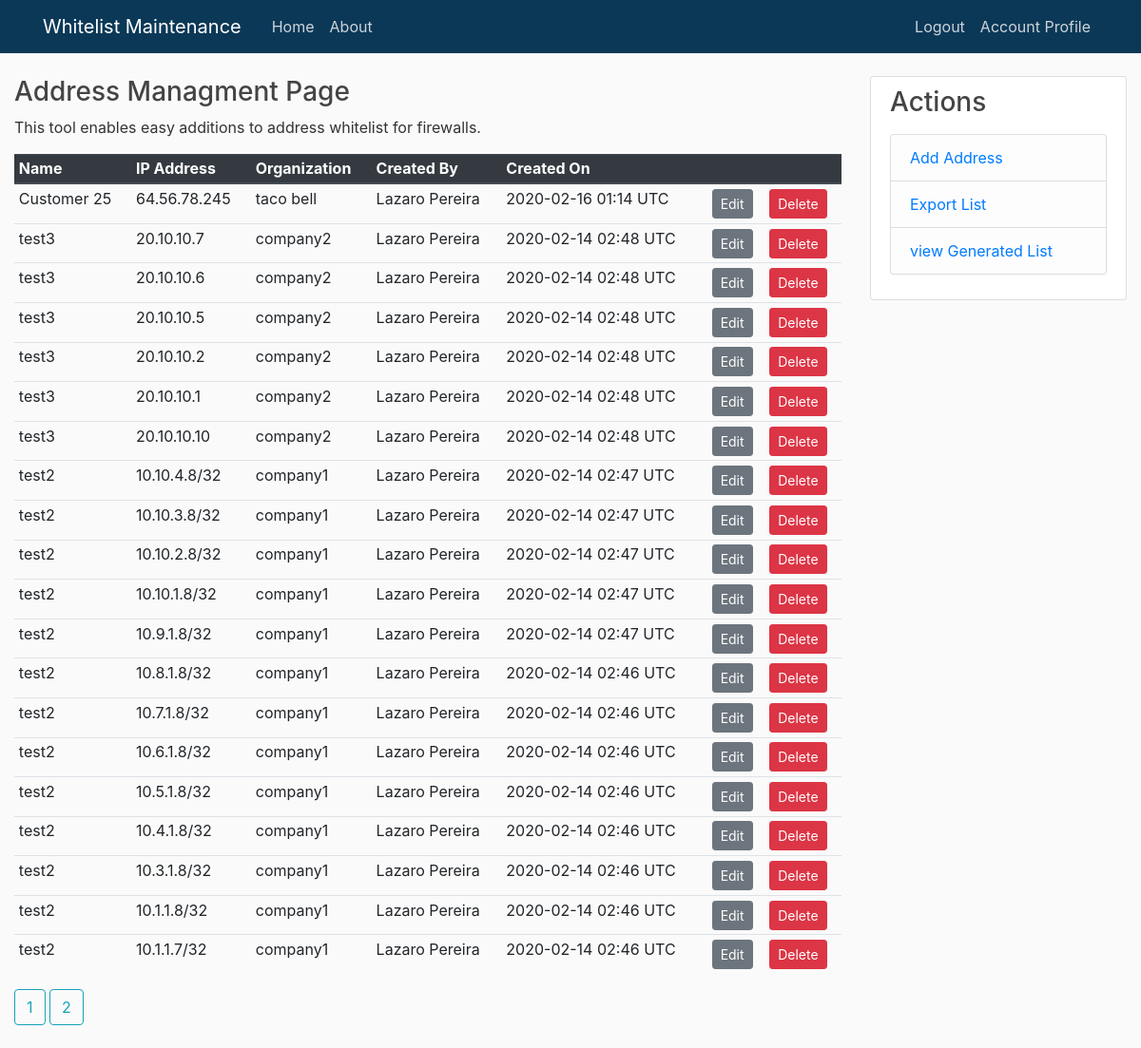
Screenshot of / (signed in) with the database file from the repository.
### eal_manager/models.py (models this page shows, shortened)
class IPAddress(db.Model):
    address_id = db.Column(db.Integer, primary_key=True)
    address = db.Column(db.String(30))
    name = db.Column(db.String(255))
    organization = db.Column(db.String(255))
    date_created = db.Column(db.DateTime, nullable=False, default=datetime.utcnow)
    creator_id = db.Column(db.Integer, db.ForeignKey('user.id'), nullable = False)

### eal_manager/main/routes.py (the view)
@main.route("/")
@login_required
def startpage():
    page = request.args.get('page', 1, type=int)
    whitelisted_addresses = IPAddress.query.order_by(IPAddress.date_created.desc()).paginate(page=page, per_page=20)
    return render_template('index.html', whitelisted_addresses=whitelisted_addresses)

### eal_manager/models.py (called while the page is built)
@login_manager.user_loader
def load_user(email_id):
    return User.query.get(int(email_id))

### eal_manager/templates/index.html (shortened to what this page needs)
{% extends "layout.html" %}
{% block content %}
        <H3>Address Managment Page </H3>
        <p>This tool enables easy additions to address whitelist for firewalls. </p>
        <table class="table table-sm">
            <thead class="thead-dark">
            <tr>
                <th>Name</th>
                <th>IP Address</th>
                <th>Organization</th>
                <th>Created By</th>
                <th>Created On</th>
                <th></th>
                <th></th>
            </tr>
            </thead>
        {% for item in whitelisted_addresses.items %}
          <tr>
            <td>{{ item.name }}</td>
            <td>{{ item.address }}</a></td>
            <td>{{ item.organization }}</td>
            <td>{{ item.creator_id }}</td>
            <td>{{ item.date_created.strftime('%Y-%m-%d  %H:%M') }} UTC </td>
            <td><a href="{{ url_for('addresses.update_addr', addr_id=item.address_id)  }}"><button type="button" class="btn btn-secondary btn-sm " data-toggle="modal" data-target="#editModal">Edit</button></a></td>
            <td><button type="button" class="btn btn-danger btn-sm" data-toggle="modal" data-target="#deleteModal">Delete</button></a></td>
        </tr>
        {% endfor %}
    </table>
   {% for page_num in whitelisted_addresses.iter_pages(left_edge=1, right_edge=1, left_current=1, right_current=2) %}
   {% if page_num %}
    <a class='btn btn-outline-info mb-4' href= "{{ url_for('main.startpage', page=page_num) }}">{{ page_num }} </a>
   {% else %}
   ...
   {% endif%}
   {% endfor%}
{% endblock content %}

### eal_manager/templates/layout.html (shortened to what this page needs)
    <!DOCTYPE html>
<html>
    <head>
        <html lang="en">
  <head>
        <link rel="stylesheet" href="https://stackpath.bootstrapcdn.com/bootstrap/4.3.1/css/bootstrap.min.css">
        <link rel="stylesheet" href="{{ url_for('static',filename='main.css') }}">
    </head>
    <body>
        <header class="site-header">
            <nav class="navbar navbar-expand-md navbar-dark bg-steel fixed-top">
              <div class="container">
                <a class="navbar-brand mr-4" href="/">Whitelist Maintenance</a>
                <div class="collapse navbar-collapse" id="navbarToggle">
                  <div class="navbar-nav mr-auto">
                    <a class="nav-item nav-link" href="{{ url_for('main.startpage')}}">Home</a>
                    <a class="nav-item nav-link" href="{{ url_for('main.startpage')}}">About</a>
                  </div>
                  <div class="navbar-nav">
                    {% if current_user.is_authenticated %}
                      <a class="nav-item nav-link" href="{{ url_for('users.logout')}}">Logout</a>
                      <a class="nav-item nav-link" href="{{ url_for('users.account')}}">Account Profile</a>
                    {% else %}
                      <a class="nav-item nav-link" href="{{ url_for('users.login')}}">Login</a>
                      <a class="nav-item nav-link" href="{{ url_for('users.register')}}">Register</a>
                    {%endif%}
                  </div>
                </div>
              </div>
            </nav>
          </header>
          <main role="main" class="container-fluid">
            <div class="row">
              <div class="col-lg-9">
                {% block content %}
                {% endblock %}
              </div>
              <div class="col-lg-3">
                <div class="content-section">
                  <h3>Actions</h3>
                  <p class='text-muted'>
                    <ul class="list-group">
                      <li class="list-group-item list-group-item-light"><a href="{{ url_for('addresses.createaddress') }}">Add Address</a></li>
                      <li class="list-group-item list-group-item-light"><a href="{{ url_for('addresses.export_addresses') }}">Export List</a></li>
                      <li class="list-group-item list-group-item-light"><a href="{{ url_for('addresses.addr_list') }}">view Generated List</a></li>
                    </ul>
                  </p>
                </div>
              </div>
            </div>
          </main>
  </body>
    </body>
</html>

### eal_manager/static/main.css (style rules this page uses)
body { background: #fafafa; color: #333333; margin-top: 5rem; }
h1, h2, h3, h4, h5, h6 { color: #444444; }
.bg-steel { background-color: #0c3857; }
.site-header .navbar-nav .nav-link { color: #cbd5db; }
.content-section { background: #ffffff; padding: 10px 20px; border: 1px solid #dddddd; border-radius: 3px; margin-bottom: 20px; }

### rows the page displays
IPAddress: name "Customer 25", address "64.56.78.245", organization "taco bell", creator_id "Lazaro Pereira", date_created "2020-02-16 01:14"
IPAddress: name "test3", address "20.10.10.7", organization "company2", creator_id "Lazaro Pereira", date_created "2020-02-14 02:48"
IPAddress: name "test3", address "20.10.10.6", organization "company2", creator_id "Lazaro Pereira", date_created "2020-02-14 02:48"
IPAddress: name "test3", address "20.10.10.5", organization "company2", creator_id "Lazaro Pereira", date_created "2020-02-14 02:48"
IPAddress: name "test3", address "20.10.10.2", organization "company2", creator_id "Lazaro Pereira", date_created "2020-02-14 02:48"
IPAddress: name "test3", address "20.10.10.1", organization "company2", creator_id "Lazaro Pereira", date_created "2020-02-14 02:48"
IPAddress: name "test3", address "20.10.10.10", organization "company2", creator_id "Lazaro Pereira", date_created "2020-02-14 02:48"
IPAddress: name "test2", address "10.10.4.8/32", organization "company1", creator_id "Lazaro Pereira", date_created "2020-02-14 02:47"
IPAddress: name "test2", address "10.10.3.8/32", organization "company1", creator_id "Lazaro Pereira", date_created "2020-02-14 02:47"
IPAddress: name "test2", address "10.10.2.8/32", organization "company1", creator_id "Lazaro Pereira", date_created "2020-02-14 02:47"
IPAddress: name "test2", address "10.10.1.8/32", organization "company1", creator_id "Lazaro Pereira", date_created "2020-02-14 02:47"
IPAddress: name "test2", address "10.9.1.8/32", organization "company1", creator_id "Lazaro Pereira", date_created "2020-02-14 02:47"
IPAddress: name "test2", address "10.8.1.8/32", organization "company1", creator_id "Lazaro Pereira", date_created "2020-02-14 02:46"
IPAddress: name "test2", address "10.7.1.8/32", organization "company1", creator_id "Lazaro Pereira", date_created "2020-02-14 02:46"
IPAddress: name "test2", address "10.6.1.8/32", organization "company1", creator_id "Lazaro Pereira", date_created "2020-02-14 02:46"
IPAddress: name "test2", address "10.5.1.8/32", organization "company1", creator_id "Lazaro Pereira", date_created "2020-02-14 02:46"
IPAddress: name "test2", address "10.4.1.8/32", organization "company1", creator_id "Lazaro Pereira", date_created "2020-02-14 02:46"
IPAddress: name "test2", address "10.3.1.8/32", organization "company1", creator_id "Lazaro Pereira", date_created "2020-02-14 02:46"
IPAddress: name "test2", address "10.1.1.8/32", organization "company1", creator_id "Lazaro Pereira", date_created "2020-02-14 02:46"
IPAddress: name "test2", address "10.1.1.7/32", organization "company1", creator_id "Lazaro Pereira", date_created "2020-02-14 02:46"

### other values shown
{{ page_num }} "1" "2"
